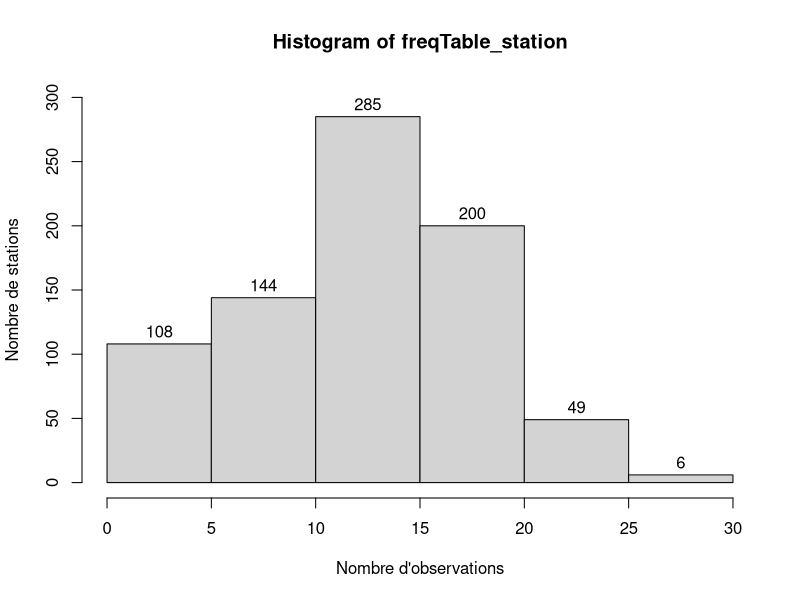
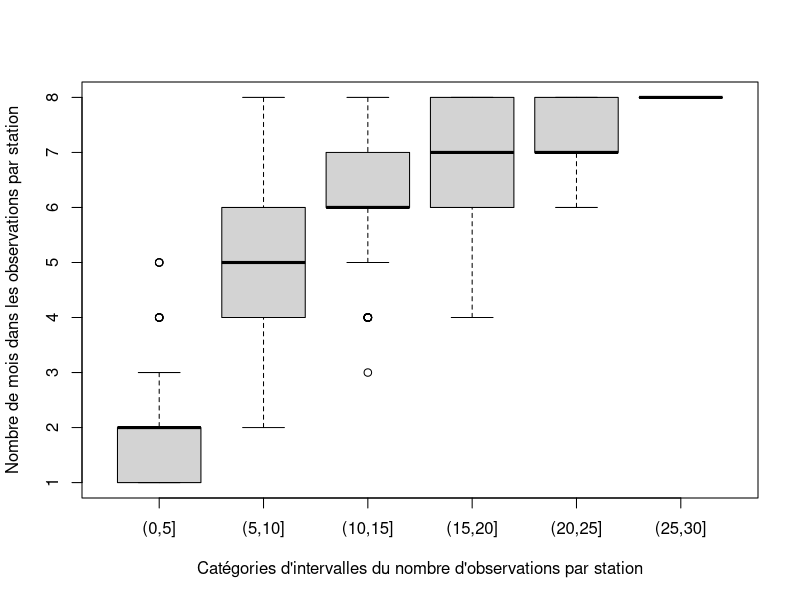
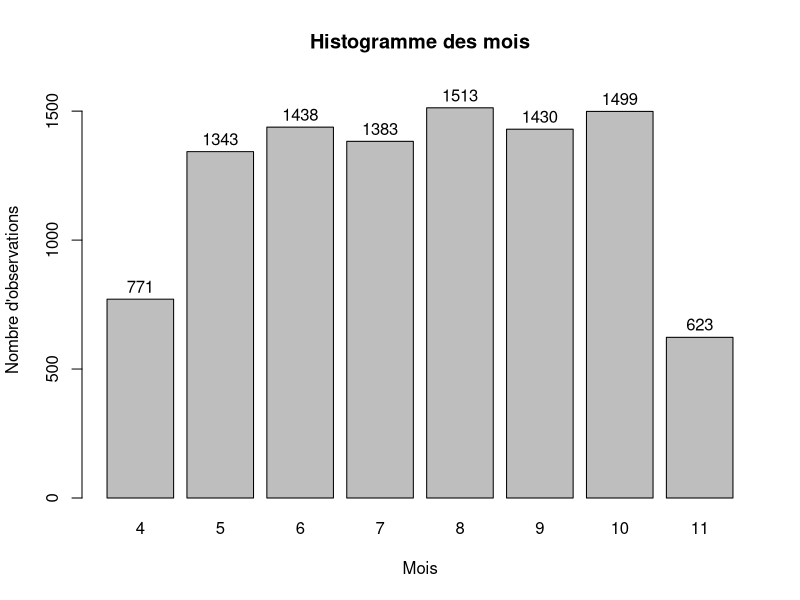
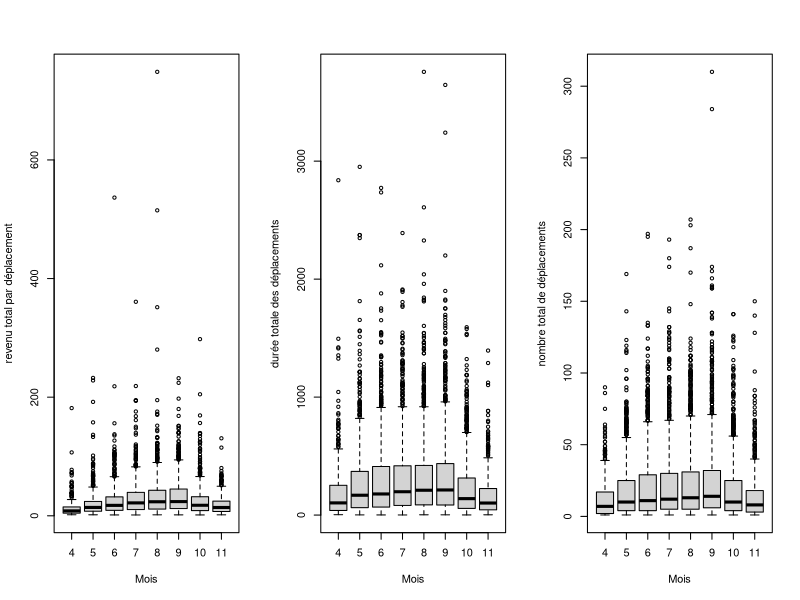
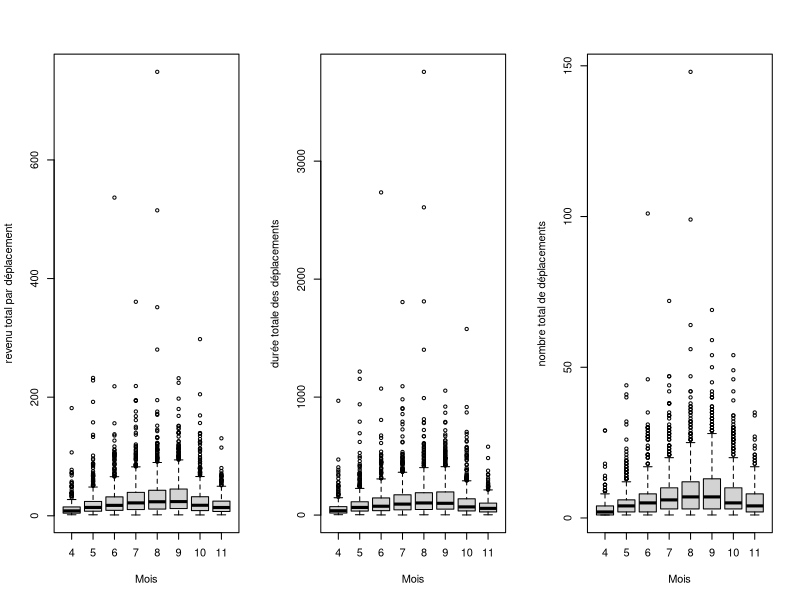
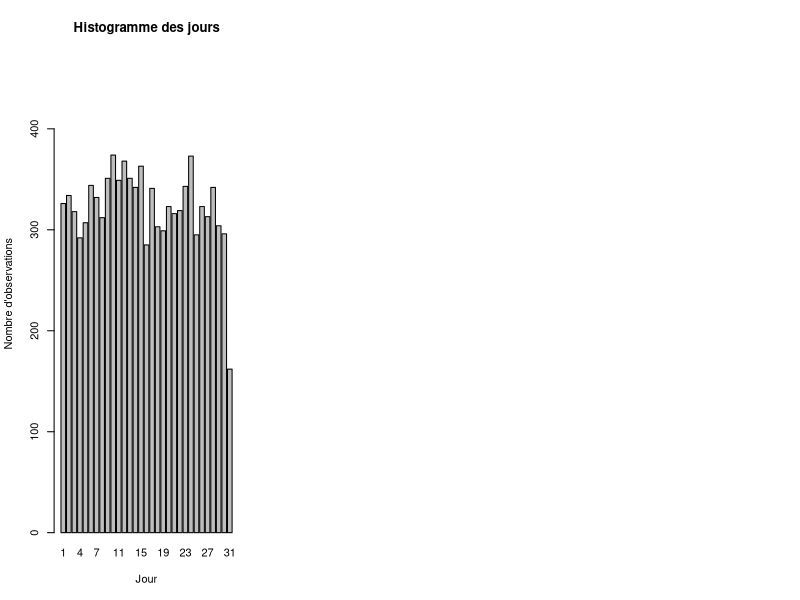
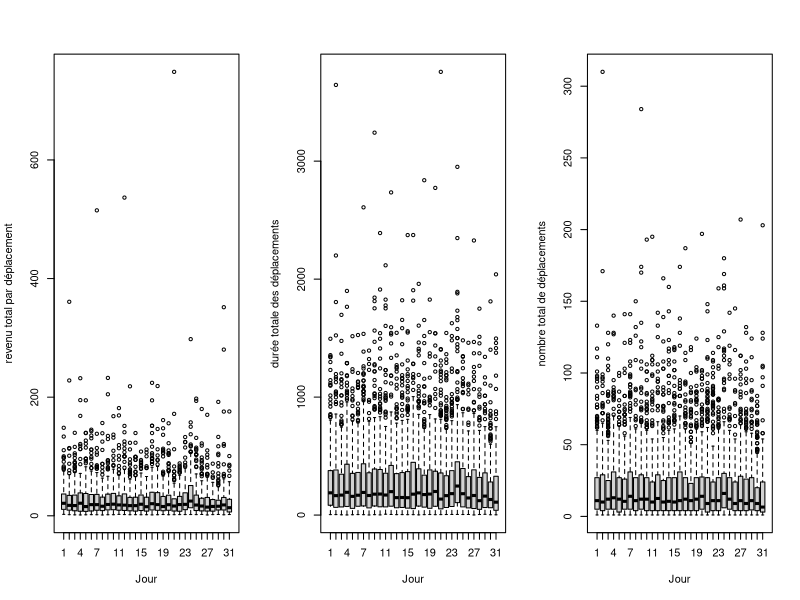
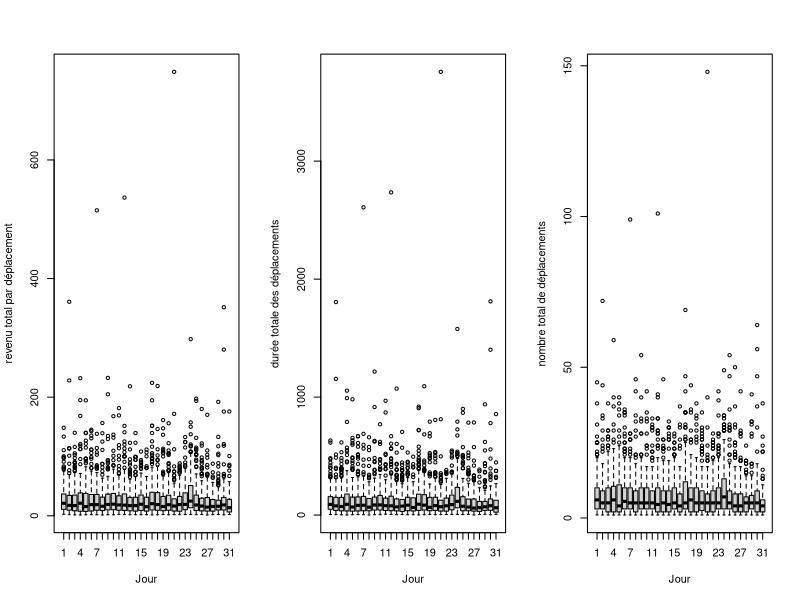

Recreate these plots in R, in order.
## ---- chunk 1
knitr::opts_chunk$set(echo = FALSE)
knitr::opts_chunk$set(message = FALSE)
knitr::opts_chunk$set(warning = FALSE)
knitr::opts_chunk$set(error = FALSE)
## ---- chunk 2
library(tidyverse)
library(ggthemes)
library(RColorBrewer)
library(knitr)
library(corrplot)
## ---- chunk 3
dat = read.csv("bixi1.csv")

## ---- chunk 4
#Importation des données
bixi_raw_data_df= dat
#bixi_raw_data_df=read.table("raw_data/bixi1.csv", sep = ",", header = T)
## ---- chunk 5
knitr::kable(head(bixi_raw_data_df), caption="6 premières observations du jeu de données")
## ---- chunk 6
options(knitr.kable.NA = "")
bixi_df=data.frame(station=as.factor(bixi_raw_data_df$station),
                   mm=factor(bixi_raw_data_df$mm, ordered=T),
                   dd=factor(bixi_raw_data_df$dd, ordered = T),
                   wday=factor(bixi_raw_data_df$wday, 
                      levels=c('Monday','Tuesday','Wednesday','Thursday','Friday','Saturday','Sunday'), ordered=T),
                   mem=as.factor(bixi_raw_data_df$mem),
                   holiday=as.factor(bixi_raw_data_df$holiday),
                   bixi_raw_data_df[,7:ncol(bixi_raw_data_df)])
knitr::kable(summary(bixi_df), caption="Sommaire des observations")
## ---- chunk 7
freqTable_station=table(bixi_df$station)
#hist(freqTable_station, xlab = "Nombre d'observations", ylab = "Nombre de stations", main = "Histogramme du nombre d'observations des stations")

hist_step=5
max_freqTable_station=max(freqTable_station)
station_breaks=seq(0,ceiling(max_freqTable_station/hist_step)*hist_step,hist_step)
hist(freqTable_station,breaks=station_breaks,
     labels=T,ylim=c(0,300),xlab = "Nombre d'observations", ylab = "Nombre de stations")
## ---- chunk 8
#Ajout de la colonne n_obs qui est le nombre d'observations de chaque station
freqTable_station_df=as.data.frame(freqTable_station)
colnames(freqTable_station_df)=c('station','n_obs')
bixi_df=merge(bixi_df,freqTable_station_df)
#head(bixi_df)
## ---- chunk 9
#Ajout de la colonne n_obs_cat: variable catégorielle qui représente l'intervalle
# du nombre d'observations dans laquelle chaque station se situe
bixi_df=data.frame(station=bixi_df$station,n_obs=bixi_df$n_obs,
                   n_obs_cat=cut(bixi_df$n_obs, breaks = station_breaks), bixi_df[,2:ncol(bixi_df)])
head(bixi_df)
## ---- chunk 10
stations_levels=levels(bixi_df$n_obs_cat)
station_df <- bixi_df %>%
  group_by(station) %>%
  summarise(dc_mm=n_distinct(mm), dc_mem=n_distinct(mem), n_obs_cat=first(n_obs_cat))
station_df=merge(station_df, freqTable_station_df)
station_df
## ---- chunk 11
boxplot(station_df$dc_mm~station_df$n_obs_cat, xlab = "Catégories d'intervalles du nombre d'observations par station",
        ylab = "Nombre de mois dans les observations par station")
## ---- chunk 12
saison_first_month=min(bixi_df$mm)
saison_last_month=max(bixi_df$mm)
## ---- chunk 13
freqTable_mm=table(bixi_df$mm)
bplot=barplot(freqTable_mm, ylim = c(0,max(freqTable_mm)+100), xlab="Mois", ylab="Nombre d'observations", main="Histogramme des mois")
text(bplot,freqTable_mm+50, labels=as.character(freqTable_mm))
## ---- chunk 14
par(mfrow=c(1,3))
boxplot(bixi_df$rev~bixi_df$mm, xlab = "Mois", ylab = "revenu total par déplacement")
boxplot(bixi_df$dur~bixi_df$mm, xlab = "Mois", ylab = "durée totale des déplacements")
boxplot(bixi_df$n_tot~bixi_df$mm, xlab = "Mois", ylab = "nombre total de déplacements")
## ---- chunk 15
bixi_nm_df=bixi_df[bixi_df$mem==0,]
par(mfrow=c(1,3))
boxplot(bixi_nm_df$rev~bixi_nm_df$mm, xlab = "Mois", ylab = "revenu total par déplacement")
boxplot(bixi_nm_df$dur~bixi_nm_df$mm, xlab = "Mois", ylab = "durée totale des déplacements")
boxplot(bixi_nm_df$n_tot~bixi_nm_df$mm, xlab = "Mois", ylab = "nombre total de déplacements")
## ---- chunk 16
bixi_df %>%
  group_by(mm) %>%
  summarise(mean.rev=mean(rev,na.rm = T), mean.dur=mean(dur,na.rm=T), mean.n_tot=mean(n_tot,na.rm = T))
## ---- chunk 17
saison_first_day=min(bixi_df$dd[bixi_df$mm==saison_first_month])
saison_last_day=max(bixi_df$dd[bixi_df$mm==saison_last_month])
## ---- chunk 18
freqTable_dd=table(bixi_df$dd)
bplot=barplot(freqTable_dd, ylim = c(0,max(freqTable_dd)+100), xlab="Jour", ylab="Nombre d'observations", main="Histogramme des jours")
#text(bplot,freqTable_dd+50, labels=as.character(freqTable_dd))
## ---- chunk 19
par(mfrow=c(1,3))
boxplot(bixi_df$rev~bixi_df$dd, xlab = "Jour", ylab = "revenu total par déplacement")
boxplot(bixi_df$dur~bixi_df$dd, xlab = "Jour", ylab = "durée totale des déplacements")
boxplot(bixi_df$n_tot~bixi_df$dd, xlab = "Jour", ylab = "nombre total de déplacements")
## ---- chunk 20
par(mfrow=c(1,3))
boxplot(bixi_nm_df$rev~bixi_nm_df$dd, xlab = "Jour", ylab = "revenu total par déplacement")
boxplot(bixi_nm_df$dur~bixi_nm_df$dd, xlab = "Jour", ylab = "durée totale des déplacements")
boxplot(bixi_nm_df$n_tot~bixi_nm_df$dd, xlab = "Jour", ylab = "nombre total de déplacements")
## ---- chunk 21
meanVarCibleByDay=bixi_df %>%
  group_by(dd) %>%
  summarise(mean.rev=mean(rev,na.rm = T), mean.dur=mean(dur,na.rm=T), mean.n_tot=mean(n_tot,na.rm = T))
knitr::kable(meanVarCibleByDay, caption="To add")
## ---- chunk 22
freqTable_wday=table(bixi_df$wday)
bplot=barplot(freqTable_wday, ylim = c(0,max(freqTable_wday)+100), xlab="Jour de semaine", ylab="Nombre d'observations", main="Histogramme des jour de semaine")
#text(bplot,freqTable_dd+50, labels=as.character(freqTable_dd))
## ---- chunk 23
mar=c(7,4,2,2)
dmar=par('mar')
par(mfrow=c(1,3), mar=mar)

bp_rev=boxplot(bixi_df$rev~bixi_df$wday, xlab = "", ylab = "revenu total par déplacement", las=2)
# tick=seq_along(bp_rev$names)
# axis(1,at=tick, labels = F)
# text(tick,par("usr")[3]-1,labels=bp_rev$names, srt=45)
#mtext('Jour de semaine', side=1, padj = 0, outer=T)
mtext('Jour de semaine', side=1,cex=0.9, line=mar[1]-1)
#box(which="figure", col="red")
bp_dur=boxplot(bixi_df$dur~bixi_df$wday, xlab = "", ylab = "durée totale des déplacements",las=2)
mtext('Jour de semaine', side=1,cex=0.9, line=mar[1]-1)
#box(which="figure", col="blue")
bp_n_tot=boxplot(bixi_df$n_tot~bixi_df$wday, xlab = "", ylab = "nombre total de déplacements",las=2)
mtext('Jour de semaine', side=1,cex=0.9, line=mar[1]-1)
#box(which="figure", col="green")
## ---- chunk 24
bixi_saturday=bixi_df[bixi_df$wday=="Saturday",]
bixi_saturday=bixi_saturday[order(bixi_saturday$rev, decreasing = T),]
head(bixi_saturday)
## ---- chunk 25
bixi_thursday=bixi_df[bixi_df$wday=="Thursday",]
bixi_thursday=bixi_thursday[order(bixi_thursday$n_tot, decreasing = T),]
bixi_thursday
## ---- chunk 26
plot(bixi_df$dur,bixi_df$rev, xlab = "Revenu", ylab="durée totale des déplacement", main="Revenu en fonction de la durée")
## ---- chunk 27
freqTable_mem=table(bixi_df$mem)
bplot=barplot(freqTable_mem, ylim = c(0,max(freqTable_mem)+100), xlab="Types d'usagers: 1=membre, 0=non-membre", ylab="Nombre d'observations", main="Histogramme des types d'usagers")
#text(bplot,freqTable_dd+50, labels=as.character(freqTable_dd))
## ---- chunk 28
par(mfrow=c(1,3))

bp_rev=boxplot(bixi_df$rev~bixi_df$mem, xlab = "Type d'usager", ylab = "revenu total par déplacement")
bp_dur=boxplot(bixi_df$dur~bixi_df$mem, xlab = "Type d'usager", ylab = "durée totale des déplacements")
bp_n_tot=boxplot(bixi_df$n_tot~bixi_df$mem, xlab = "Type d'usager", ylab = "nombre total de déplacements")
## ---- chunk 29
freqTable_holidays=table(bixi_df$holiday)
knitr::kable(freqTable_holidays, caption="Proportion des jours fériés dans les observations")
## ---- chunk 30
par(mfrow=c(1,3))

bp_rev=boxplot(bixi_df$rev~bixi_df$holiday, xlab = "Indicateur jour férié", ylab = "revenu total par déplacement")
bp_dur=boxplot(bixi_df$dur~bixi_df$holiday, xlab = "Indicateur jour férié", ylab = "durée totale des déplacements")
bp_n_tot=boxplot(bixi_df$n_tot~bixi_df$holiday, xlab = "Indicateur jour férié", ylab = "nombre total de déplacements")
## ---- chunk 31
par(mar=c(5,4,4,2))
par(oma=c(3,3,3,3))
plot(0:10,0:10, xlab='X', ylab='y', type = 'n')
text(5,5, "Plot", col="red", cex=2)
box(col="red")
box(which = "figure", col="green")
box(which = "outer", col="blue")

mtext("Margins", side=3, line = 2, cex=2, col="forestgreen")
mtext("par(mar=c(b,l,t,r))", side=3, line=1,cex=1, col="forestgreen")
mtext("Line 0", side=3, line=0, adj=1.0, cex=1, col="forestgreen")
mtext("Line 1", side=3, line=1, adj=1.0, cex=1, col="forestgreen")
mtext("Line 2", side=3, line=2, adj=1.0, cex=1, col="forestgreen")
mtext("Line 3", side=3, line=3, adj=1.0, cex=1, col="forestgreen")

mtext("Outer Margin Area", side=1, line=1, cex=2, col="blue", outer=TRUE)
mtext("par(oma=c(b,l,t,r))", side=1, line=2, cex=1, col="blue", outer=TRUE)
mtext("Line 0", side=1, line=0, adj=0.0, cex=1, col="blue", outer=TRUE)
mtext("Line 1", side=1, line=1, adj=0.0, cex=1, col="blue", outer=TRUE)
mtext("Line 2", side=1, line=2, adj=0.0, cex=1, col="blue", outer=TRUE)
## ---- chunk 32
var_qual=c('dur','avg','rev','n_AM','n_PM','n_tot','temp','rain')
options(knitr.kable.NA = "")
bixi_qual_df=bixi_df[,var_qual]
knitr::kable(summary(bixi_qual_df), caption="Sommaire descriptives des variables qualitatives")

## ---- chunk 33
par(mfrow=c(1,2))
hist(bixi_df$dur, xlab="Durée total par jour par station", ylab = "Nombre d'observations", main="Histogramme de la durée totale")
boxplot(bixi_df$dur, main="Durée totale")
## ---- chunk 34
par(mfrow=c(2,2), mar=c(2,4,2,2))

boxplot(bixi_df$dur, main="Durée totale")
box(which = "figure", col="green")
boxplot(bixi_df$avg, main="Durée moyenne")
boxplot(bixi_df$rev, main="Revenu")
boxplot(bixi_df$n_tot, main="nombre total")

box(col="red")
box(which = "figure", col="green")
box(which = "outer", col="blue")
## ---- chunk 35
bixi_df[bixi_df$dur >3000,]
## ---- chunk 36
par(mfrow=c(1,2))
hist(bixi_df$avg, xlab="Durée moyenne par jour par station", ylab = "Nombre d'observations", main="Histogramme de la durée moyenne")
boxplot(bixi_df$avg, main="Durée moyenne")
## ---- chunk 37
par(mfrow=c(1,2))
hist(bixi_df$n_tot, xlab="Nombre total par jour par station", ylab = "Nombre d'observations", main="Histogramme du nombre total")
boxplot(bixi_df$n_tot, main="Nombre total")
## ---- chunk 38
par(mfrow=c(1,2))
hist(bixi_df$rev, xlab="Revenu par jour par station", ylab = "Nombre d'observations", main="Histogramme des revenus")
boxplot(bixi_df$rev, main="Revenu total")
## ---- chunk 39
par(mfrow=c(1,2))
hist(bixi_df$n_AM, xlab="Nombre de déplacements en AM", ylab = "Nombre d'observations", main="Histogramme du nombre de déplacements AM")
boxplot(bixi_df$n_AM, main="Nombre de déplacements AM")
## ---- chunk 40
par(mfrow=c(1,2))
hist(bixi_df$n_PM, xlab="Nombre de déplacements en PM", ylab = "Nombre d'observations", main="Histogramme du nombre de déplacements PM")
boxplot(bixi_df$n_PM, main="Nombre de déplacements PM")
## ---- chunk 41
par(mfrow=c(1,2))
hist(bixi_df$temp, xlab="Température moyenne", ylab = "Nombre d'observations", main="Histogramme de la température moyenne quotidienne")
boxplot(bixi_df$temp, main="Température moyenne quotidienne")
## ---- chunk 42
par(mfrow=c(1,2))
hist(bixi_df$rain, xlab="Précipitations quotidienne", ylab = "Nombre d'observations", main="Histogramme de la quantité de précipitations")
boxplot(bixi_df$rain, main="Précipitations quotidienne")
## ---- chunk 43
my_colors  <- colorRampPalette(c("#BB4444", "#EE9988", "#FFFFFF", "#77AADD", "#4477AA"))(200)
corplot_dat <- dat %>% 
  select(-c(wday,mem))

corplot <- corrplot(cor(corplot_dat,use='pairwise.complete.obs'), 
                    method = "color",col = my_colors,
                    type = "upper", order = "hclust",
                    addCoef.col = "black",
                    tl.col = "black", tl.srt = 45,
                    sig.level = 0.01, insig = "blank",
                    diag = FALSE
                    )

## ---- chunk 44
dat$wday <- factor(dat$wday,
                   levels = c("Monday", "Tuesday", "Wednesday", "Thursday", "Friday", "Saturday", "Sunday"))

label <- c(`1` = "Membre", `0` = "Non membre")
## ---- chunk 45
ggplot(dat, aes(x=wday, y=dur,
           fill = wday)) +
  geom_bar(stat = "identity") +
  scale_fill_brewer(palette = "Blues")+
  facet_wrap(~ mem,labeller=labeller(mem=label))+
  theme(legend.position="none")+
  labs(title = "Durée totale des déplacement \npar jours selon les membres et les non membres")+
  xlab("")+
  ylab("Durée totale (en minutes) des déplacement")
## ---- chunk 46
dat$wday <- factor(dat$wday,
                   levels = c("Monday", "Tuesday", "Wednesday", "Thursday", "Friday", "Saturday", "Sunday"))

label <- c(`1` = "Membre", `0` = "Non membre")
## ---- chunk 47
ggplot(dat, aes(as.factor(mm), dur, fill = as.factor(mm))) +
  geom_bar(stat = "identity") +
  scale_fill_brewer(palette = "Blues")+
  facet_wrap(~ mem,labeller=labeller(mem=label))+
  theme(legend.position="none")+
  scale_x_discrete(breaks = 4:11,labels=c("Avril","Mai","Juin", "Juillet", "Août", "Septembre", "Octobre", "Novembre")) +
  labs(title = "Durée totale des déplacement \npar jours selon les membres et les non membres")+
  xlab("")+
  ylab("Durée totale (en minutes) des déplacement")
## ---- chunk 48
dat_temp <- dat %>%
  select(mem, dur, temp, avg) %>% 
  group_by(temp, mem) %>%
  summarise(dur = (mean(dur)),
            avg = mean(avg))
## ---- chunk 49
ggplot(dat_temp, aes(temp, dur)) +
  geom_point() +
  facet_wrap(~mem,labeller=labeller(mem=label))+
  geom_smooth(method='lm',  se=FALSE) +
  labs(title = "Durée totale des déplacement \npar jours selon les membres et les non membres")+
  xlab("Température journalière moyenne en °C")+
  ylab("Durée journalière totale moyenne des déplacement")

ggplot(dat_temp, aes(temp, avg)) +
  geom_point() +
  facet_wrap(~mem,labeller=labeller(mem=label))+
  geom_smooth(method='lm',  se=FALSE) +
  labs(title = "Durée moyenne des déplacement \npar jours selon les membres et les non membres")+
  xlab("Température journalière moyenne en °C")+
  ylab("Durée journalière moyenne des déplacement")

dat_temp_cor = dat_temp %>% 
  group_by(mem) %>%
  summarise(cor = cor(temp,dur),
            cor_avg = cor(temp,avg))
## ---- chunk 50
dat_rain <- dat %>%
  select(mem, dur, rain, avg) %>% 
  group_by(rain, mem) %>%
  summarise(dur = mean(dur),
            avg = mean(avg))

## ---- chunk 51
ggplot(dat_rain, aes(rain, dur)) +
  geom_point() +
  facet_wrap(~mem,labeller=labeller(mem=label)) +
  geom_smooth(method='lm', se=FALSE) +
  labs(title = "Durée totale moyenne des déplacement \npar jours selon les membres et les non membres")+
  xlab("Précipitation de pluie (en mm)")+
  ylab("Durée journalière totale moyenne des déplacement")

ggplot(dat_rain, aes(rain, avg)) +
  geom_point() +
  facet_wrap(~mem,labeller=labeller(mem=label)) +
  geom_smooth(method='lm', se=FALSE) +
  labs(title = "Durée moyenne des déplacement \npar jours selon les membres et les non membres")+
  xlab("Précipitation de pluie (en mm)")+
  ylab("Durée journalière moyenne des déplacement")

dat_rain_cor = dat_rain %>% 
  group_by(mem) %>%
  summarise(cor = cor(rain,dur),
            cor_avg = cor(rain,avg))
## ---- chunk 52
dat_mem <- dat %>%
  select(mem, avg, dur) %>% 
  group_by(mem) %>%
  summarise(avg = mean(avg), dur = sum(dur)) %>% 
  mutate(dur_relative = ifelse(mem == 1, dur / sum(dat$mem == 1), dur / sum(dat$mem ==0))) %>% 
  mutate(mem = ifelse(mem == 1, "Membre", "Non-membre"))
## ---- chunk 53
kable(dat_mem, col.names = c("Membre", "Durée moyenne", "Durée totale", "Durée totale relative"), caption = "Détail sur la durée selon les abonnements")
## ---- chunk 54
dat_hol <- dat %>%
  select(holiday, avg, dur) %>% 
  group_by(holiday) %>%
  summarise(avg = mean(avg), dur = sum(dur)) %>% 
  mutate(dur_relative = ifelse(holiday == 1, dur / sum(dat$holiday == 1), dur / sum(dat$holiday ==0))) %>% 
  mutate(holiday = ifelse(holiday == 1, "Férié", "Non férié"))


kable(dat_hol, col.names = c("Jour", "Durée moyenne", "Durée totale", "Durée totale relative"), caption = "Détail sur la durée selon les fériés")

## ---- chunk 55
dat_station = dat %>% group_by(station) %>% summarise(dur = sum(dur))
data <- dat_station[order(-dat_station$dur), ]

# Créer un graphique à barres classant les stations en ordre décroissant
ggplot(data, aes(x = factor(station, levels = unique(data$station)), y = dur)) +
  geom_bar(stat = "identity", fill = "blue") +
  labs(x = "Station", y = "Somme de la Durée", title = "Stations Classées en Ordre Décroissant par Somme de Durée") +
  scale_x_discrete(labels = rep("", length(data$station))) +
  theme(panel.grid.major.x = element_blank(),
        axis.ticks.x = element_blank())
  
top3_stat_dur = head(data, 3)
## ---- chunk 56
dat_temp_ntot <- dat %>%
  select(mem, n_tot, temp) %>% 
  group_by(temp, mem) %>%
  summarise(n_tot = (mean(n_tot)))

ggplot(dat_temp_ntot, aes(temp, n_tot)) +
  geom_point() + geom_smooth(method='lm', se=FALSE) +
  facet_wrap(~mem,labeller=labeller(mem=label)) +
  labs(title = "Nombre moyen de déplacements \npar rapport à la température")+
  xlab("Température en °C")+
  ylab("Nombre de déplacement moyen")

dat_temp_ntot_cor = dat_temp_ntot %>% 
  group_by(mem) %>%
  summarise(cor = cor(temp,n_tot))
## ---- chunk 57
 mean_temp_vs_mm <- round(aggregate(dat$temp~dat$mm, FUN=mean, na.rm = TRUE), digits=2)
 knitr::kable(mean_temp_vs_mm, col.names = c("Mois","Température moyenne (°C)"), caption = "Température moyenne par mois")
## ---- chunk 58
dat_rain_ntot <- dat %>%
  select(mem, n_tot, rain) %>% 
  group_by(rain, mem) %>%
  summarise(n_tot = (mean(n_tot)))

ggplot(dat_rain_ntot, aes(rain, n_tot)) +
  geom_point() + geom_smooth(method='lm', se=FALSE) +
  facet_wrap(~mem,labeller=labeller(mem=label)) +
  labs(title = "Nombre moyen de déplacements \npar rapport à la quantité de précipitations")+
  xlab("Quantité de précipitations (mm) par jour")+
  ylab("Nombre de déplacement moyen")

dat_rain_ntot_cor = dat_rain_ntot %>% 
  group_by(mem) %>%
  summarise(cor = cor(rain,n_tot))
## ---- chunk 59

dat_n_tot_wday <- dat %>%
  select(mem, n_tot, wday, n_AM, n_PM) %>%
  group_by(wday, mem) %>%
  summarise(n_tot = mean(n_tot),
            n_AM =  mean(n_AM),
            n_PM =  mean(n_PM))%>%
            mutate(n_nuit = n_tot-n_AM-n_PM) %>% 
  select(wday,mem,n_AM,n_PM,n_nuit,n_tot)

dat_mean_n_tot_wday <- dat_n_tot_wday %>%
  group_by(mem) %>% 
  summarise(n_tot = mean(n_tot))

dat_n_tot_wday_2 <- tidyr::pivot_longer(dat_n_tot_wday, cols = starts_with("n_"), names_to = "moment", values_to = "nombre")

ggplot(data = dat_n_tot_wday_2, aes(x = wday, y = nombre, fill = factor(moment))) +
  geom_bar(stat = "identity", position = position_dodge(), width = 0.7) +
  facet_grid(mem ~ ., scales = "free_y", labeller = as_labeller(c('0' = "Non-membre", '1' = "Membre"))) +
  labs(title = "Nombre de déplacements moyen en Bixi d'aprés le jour de la semaine",
       x = "Jour de la semaine", y = "Nombre de déplacements moyen",
       fill = "Variable") +
  scale_fill_manual(values = c("n_AM" = "blue", "n_PM" = "red", "n_nuit" = "green", "n_tot" = "purple"),
                    name = "Moment de la journée",
                    labels = c("AM", "Nuit", "PM", "Total"))+
  geom_text(aes(label = round(nombre, 1)), position = position_dodge(width = 0.7), vjust = -0.5, size = 2)+
  scale_x_discrete(labels = c("Lundi", "Mardi", "Mercredi", "Jeudi", "Vendredi", "Samedi", "Dimanche"))+
  theme(strip.text = element_text(size = 12, face = "bold"),
        axis.text.x = element_text(angle = 45, hjust = 1))

## ---- chunk 60

dat_hol_n_tot <- dat %>%
  select(holiday, n_tot) %>% 
  group_by(holiday) %>%
  mutate(mean_n_tot = n_tot) %>% 
  summarise(mean_n_tot = mean(n_tot), n_tot = sum(n_tot)) %>%
  mutate(holiday = ifelse(holiday == 1, "Férié", "Non férié"))

kable(dat_hol_n_tot, col.names = c("Jour", "Nb. déplacement moyen", "Nb. déplacement total"), caption = "Détail sur le nombre de déplacement selon les fériés")

## ---- chunk 61

dat_n_tot_vs_mois <- dat %>%
  select(mem, n_tot, mm) %>% 
  group_by(mm, mem) %>%
  summarise(n_tot = (mean(n_tot)))

mois <- c(rep("Avril",2), rep("Mai",2), rep("Juin",2), rep("Juillet",2), rep("Août",2), rep("Septembre",2), rep("Octobre",2), rep("Novembre",2))

dat_n_tot_vs_mois <- dat_n_tot_vs_mois %>% mutate(mm=factor(mm, levels=c(4:11), ordered=TRUE))

ggplot(dat_n_tot_vs_mois, aes(x=mm, y=n_tot,
           fill = mois)) +
  geom_bar(stat = "identity") +
  facet_wrap(~ mem,labeller=labeller(mem=label))+
  theme(legend.position="none")+
  labs(title = "Nombre de déplacement moyen\npar jours selon les membres et les non membres")+
  xlab("")+
  ylab("Nombre de déplacement moyen")+
  scale_x_discrete(labels = c("Avril", "Mai", "Juin", "Juillet", "Août", "Septembre", "Octobre", "Novembre"))+
  theme(strip.text = element_text(size = 12, face = "bold"),
        axis.text.x = element_text(angle = 45, hjust = 1))+
  geom_text(aes(label = round(n_tot, 1)), position = position_dodge(width = 0.7), vjust = -0.5, size = 3)


memmois = (select(filter(dat_n_tot_vs_mois,mem ==1),n_tot))
nmemmois = (select(filter(dat_n_tot_vs_mois,mem ==0),n_tot))
cor_mois_m_vs_nm <- cor(memmois$n_tot,nmemmois$n_tot)
cor_mois_m_vs_avg_temp <- cor(memmois$n_tot,mean_temp_vs_mm$`dat$temp`)
cor_mois_nm_vs_avg_temp <- cor(nmemmois$n_tot,mean_temp_vs_mm$`dat$temp`)
## ---- chunk 62

dat_n_tot_station <- dat %>%
  select(mem, n_tot, station) %>% 
  group_by(station, mem) %>%
  summarise(n_tot = (sum(n_tot)))

top_station_m <- dat_n_tot_station %>% 
  filter(mem == 1) %>% 
  arrange(desc(n_tot)) %>% 
  head(5) %>% 
  cbind(c("Métro Mont-Royal (Rivard / du Mont-Royal)","Prince-Arthur / du Parc","De Bréboeuf / du Mont-Royal",
          "Messier / Du Mont-Royal", "Boyer / du Mont-Royal")) %>% 
  cbind(c("Plateau Mont-Royal","Plateau Mont-Royal","Plateau Mont-Royal","Plateau Mont-Royal","Plateau Mont-Royal"))  %>% 
  select(-matches("^mem"))

colnames(top_station_m)[3] <- "Emplacement"
colnames(top_station_m)[4] <- "Arrondissement"

top_station_m <- top_station_m%>% 
  select(station, Emplacement,Arrondissement, n_tot)

top_station_nm <- dat_n_tot_station %>% 
  filter(mem == 0) %>% 
  arrange(desc(n_tot)) %>% 
  head(5) %>% 
  cbind(c("de la Commune / Place Jacques-Cartier","Duluth / St-Laurent","Métro Mont-Royal (Rivard / du Mont-Royal)",
          "St-Dominique / Napoléon", "de la Commune / St-Sulpice")) %>% 
  cbind(c("Le Vieux Montréal","Plateau Mont-Royal","Plateau Mont-Royal","Plateau Mont-Royal","Le Vieux Montréal")) %>% 
  select(-matches("^mem"))

colnames(top_station_nm)[3] <- "Emplacement_nm"
colnames(top_station_nm)[4] <- "Arrondissement_nm"

top_station_nm <- top_station_nm%>% 
  select(station, Emplacement_nm,Arrondissement_nm,n_tot)

kable(top_station_m, col.names = c("Stations","Emplacement","Arrondissement", "Nb. de déplacement total"), caption = "Détail sur les stations les plus utilisées pour les membres") 

kable(top_station_nm, col.names = c("Stations","Emplacement","Arrondissement", "Nb. de déplacement total"), caption = "Détail sur les stations les plus utilisées pour les non-membres") 


## ---- chunk 63

df_Nmem_compl <- dat  %>% subset(mem == '0')

dat_rev <- df_Nmem_compl %>%
  select(rev, holiday) %>% 
  group_by(holiday) %>%
  summarise(rev_moyen = mean(rev),rev_total = sum(rev)) %>% 
  mutate(holiday = ifelse(holiday == 1, "Journée fériée", "journée normale"))


kable(dat_rev, col.names = c("", "Revenu moyen", "Revenu total"), caption = "Détails entre les journées fériées et le revenu rapporté par les non-membres")
